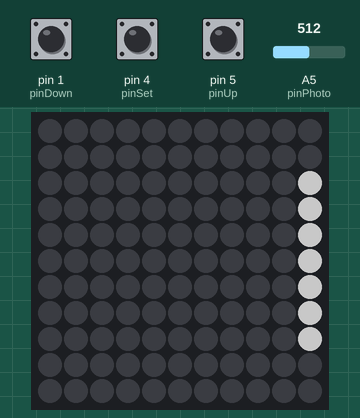
Recording of a sketch running on a simulated Arduino Uno, built with avr-gcc and run on an emulated ATmega328P. Parts: 11×11 RGB LED matrix (first LED top left, wired row by row). Inputs (shaded band) come from the test bench; at power-on: pin 1 (pinDown) HIGH, pin 4 (pinSet) HIGH, pin 5 (pinUp) HIGH, A5 (pinPhoto) = 512. Dim RGB values are drawn brighter than linear; the local clock reads 2024-03-15 10:24:30 at power-on unless the sketch sets it.

Above: at 0.2 s.
At 9.2 s:
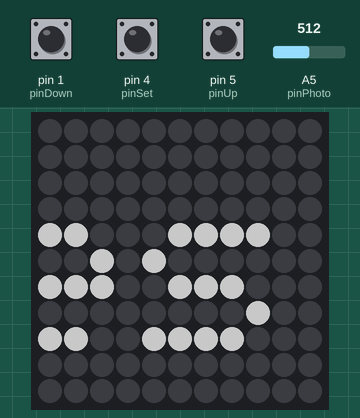
At 18.3 s:
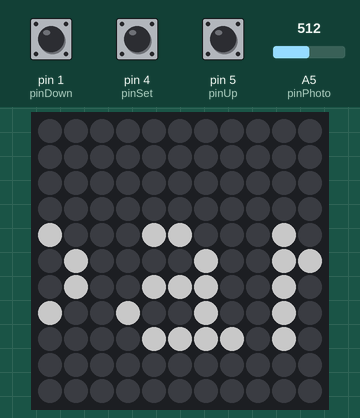
At 27.4 s:
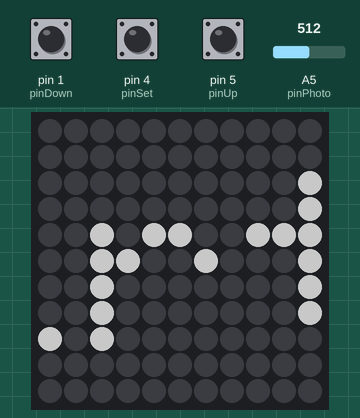
At 36.4 s:
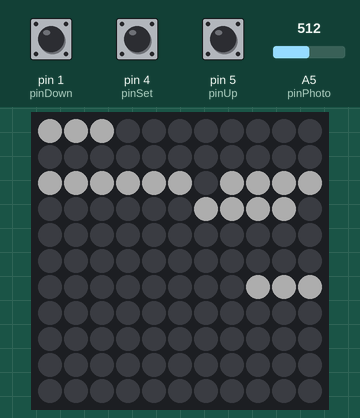
At 37.3 s:
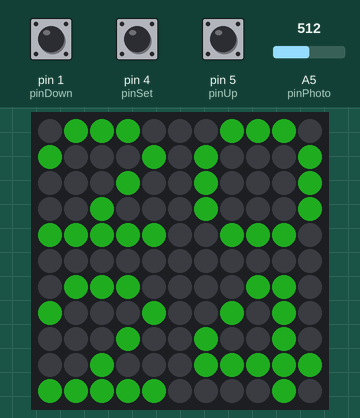

The sketch:

word-clock.ino
```cpp
#include <Adafruit_GFX.h>
#include <Adafruit_NeoMatrix.h>
#include <Adafruit_NeoPixel.h>
#include <Wire.h>
#include <OneButton.h>
#include <RTClib.h>

//############################################################################################################################################################

#define pinLed 0
#define pinUp 5
#define pinSet 4
#define pinDown 1
#define pinPhoto A5

uint16_t mask[11];

#define phraseITS        mask[0] |= 0xE000
#define phraseA          mask[0] |= 0x800
#define phraseFIVE       mask[2] |= 0x1E0
#define phraseTEN        mask[1] |= 0x7000
#define phraseQUARTER    mask[1] |= 0xFE0
#define phraseTWENTY     mask[2] |= 0xFC00
#define phraseHALF       mask[0] |= 0x3C0
#define phrasePAST       mask[3] |= 0x3C0
#define phraseTO         mask[3] |= 0x1800
#define hourONE          mask[9] |= 0xE000
#define hourTWO          mask[9] |= 0x1C00//mask[7]  |= 0xE0
#define hourTHREE        mask[9] |= 0x3E0
#define hourFOUR         mask[10]|= 0xF000
#define hourFIVE         mask[7] |= 0xF000
#define hourSIX          mask[7] |= 0xE0//mask[9]  |= 0x1C00
#define hourSEVEN        mask[4] |= 0x7C00
#define hourEIGHT        mask[8] |= 0x3E0
#define hourNINE         mask[7] |= 0xF00
#define hourTEN          mask[6] |= 0xE0
#define hourELEVEN       mask[8] |= 0xFC00
#define hourNOON         mask[4] |= 0x1E0
#define hourMIDNIGHT     mask[6] |= 0xFF00
#define phraseOCLOCK     mask[10]|= 0x7E0
#define phraseHB         mask[0] |= 0x200, mask[1] |= 0x200, mask[2] |= 0x200, mask[3] |= 0x200, mask[4] |= 0x200, mask[5] |= 0x7DC0, mask[7] |= 0x780
#define phraseTOPCROSS   mask[0] |= 0x1F00, mask[1] |= 0x400, mask[2] |= 0x400, mask[3] |= 0x8420, mask[4] |= 0x8420, mask[5] |= 0xFFE0
#define phraseBOTCROSS   mask[10]|= 0x1F00, mask[9] |= 0x400, mask[8] |= 0x400, mask[7] |= 0x8420, mask[6] |= 0x8420
RTC_DS3231 rtc;//on sda and slc

Adafruit_NeoMatrix matrix = Adafruit_NeoMatrix(11,11,pinLed,NEO_MATRIX_TOP + NEO_MATRIX_LEFT + NEO_MATRIX_COLUMNS + NEO_MATRIX_ZIGZAG,NEO_GRB + NEO_KHZ800);
const uint16_t color[] = {matrix.Color(255, 255, 255),matrix.Color(255, 0, 0),matrix.Color(0, 0, 255),matrix.Color(0, 255, 0),matrix.Color(128, 255, 128)};
int colorIndex=0;
int brightness=100;

OneButton buttonUp(pinUp, false); // define the 3 buttons
OneButton buttonSet(pinSet, false);
OneButton buttonDown(pinDown, false);


int mode=0;//{0 WORD ,1 YEAR,2 DATE,3 TIME,4 ANNIV,5 CROSS,10 SETYEAR,11 SETMONTH,12 SETDAY,13 SETHOUR,14 SETMINUTE} ;
int modeMax=3;//cross; set to 3 to hide cross and happy birthday
boolean settings = false;
//int previousMode=99;
DateTime now;
uint16_t newYear; uint8_t newMonth; uint8_t newDay; uint8_t newHour; uint8_t newMinute;


typedef uint8_t Character[5];
const Character charmap[]  = {
  { 0b01110,0b10001,0b10001,0b10001,0b01110},//0
  { 0b00100,0b01100,0b00100,0b00100,0b00100 },//1
  { 0b01110,0b10001,0b00010,0b00100,0b11111 },//2
  { 0b01110,0b00001,0b00110,0b00001,0b01110 },//3
  { 0b00110,0b01010,0b10010,0b11111,0b00010 },//4
  { 0b01111,0b01000,0b01110,0b00001,0b01110 },//5
  { 0b01110,0b10000,0b11110,0b10001,0b01110 },//6
  { 0b11110,0b00010,0b00100,0b01000,0b01000 },//7
  { 0b01110,0b10001,0b01110,0b10001,0b01110 },//8
  { 0b01111,0b01001,0b01111,0b00001,0b00001,}};//9

//############################################################################################################################################################

void setup() {
   setupMatrix();
   setupButtons();
   setupRTC();
//rtc.adjust(DateTime(F(__DATE__), F(__TIME__)));
   displayMsg(F("Pour Ines de la part de Martin..."));
//Serial.begin(9600);
//while(!Serial);

}

//############################################################################################################################################################

void loop() {
 now = rtc.now();
 buttonUp.tick();
 buttonSet.tick();
 buttonDown.tick();
if ((now.dayOfTheWeek()==5)&&(now.hour()==7)&&(now.minute()==0)&&(now.second()<10)){  mode=5; }//CROSS
if (now.month()==4 && now.day()==8&&(now.hour()==0)&&(now.minute()==0)){  mode=4;}//anniv 8 avril
 disp();
 delay(50);
}
```

buttons.ino
```cpp
//{0 WORD ,1 YEAR,2 DATE,3 TIME,4 ANNIV,5 CROSS,10 SETYEAR,11 SETMONTH,12 SETDAY,13 SETHOUR,14 SETMINUTE} ;

// CALLBACK FUNCTION FOR BUTTON Up
void clickUp() {
//Serial.println(F("clickUp"));
    if (settings){
          switchUp();
     //serialPrintNewDate();
    }else{
      if (mode <modeMax ){mode = mode+1;}else{ mode=0;}
     //rtc.adjust( now + TimeSpan(300));
     // Serial.println(mode);
    }
} // end clickUp

void longPressUp() {
//Serial.println(F("longPressUp"));
    if (settings){
          switchUp();
          delay(200);
          //serialPrintNewDate();
    }
} // end longPressUp

void switchUp(){
    switch (mode) {
        case 10: //SETYEAR no max
        newYear+=1;
          break;
        case 11: //SETMONTH max 12
         if (newMonth >=12){ newMonth=1;}else{newMonth+=1;}
          break;
        case 12: //SETDAY max 31
          if (newDay >=31){ newDay=1;}else{newDay+=1;}
          break;
        case 13: //SETHOUR max 23
          if (newHour >=23){ newHour=0;}else{newHour+=1;}
          break;
        case 14: //SETMINUTE 59
          if (newMinute>=59){ newMinute=0;}else{newMinute+=1;}
          break;
       }
}
// CALLBACK FUNCTION FOR BUTTON Down
void clickDown() {
//Serial.println(F("clickDown"));
   if (settings){
           switchDown();
           //serialPrintNewDate();
   }else{
          if (mode >modeMax) {mode=modeMax;}
          else{
          if (mode >0 ){ mode = mode-1;}else{mode=modeMax;}
          }

         //rtc.adjust( now + TimeSpan(3600));
         // Serial.println(mode);
   }
} //end clickDown
void longPressDown() {
//Serial.println(("longPressDown"));
   if (settings){
           switchDown();
           delay(200);
          // serialPrintNewDate();

   }
} //end longPressDown

void switchDown(){
   switch (mode) {
      case 10: //SETYEAR min 2015
      newYear-=1;
      if (newYear <=2015) {newYear-=1;}
        break;
      case 11: //SETMONTH min 1
       if (newMonth <=1) {newMonth=12;}else{newMonth-=1;}
        break;
      case 12: //SETDAY min 1
        if (newDay <=1) {newDay=31;}else{newDay-=1;}
        break;
      case 13: //SETHOUR min 0
        if (newHour <=0) {newHour=23;}else{newHour-=1;}
        break;
      case 14: //SETMINUTE min 0
        if (newMinute<=0) {newMinute=59;}else{newMinute-=1;}
        break;
     }
}

// CALLBACK FUNCTION FOR BUTTON Set
void clickSet() {
//Serial.println(F("clickSet"));
    if (settings){
              switch (mode) {
                case 10: //SETYEAR
                    mode = mode+1;
                  break;
                case 11: //SETMONTH
                   mode = mode+1;
                  break;
                case 12: //SETDAY
                   mode = mode+1;
                  break;
                case 13: //SETHOUR
                   mode = mode+1;
                  break;
                case 14: //SETMINUTE
                  //serialPrintNewDate();
                  rtc.adjust(DateTime(newYear, newMonth, newDay, newHour, newMinute, 0));
                  settings=false;
                  mode = 0;
                  colorIndex=0;
                  break; }
      } else{
        if (colorIndex<=3){
          colorIndex+=1;
        }else{
          colorIndex=0;
        }
      }
 }//end clickSet


void longPressStartSet() {

  if (!settings){
        Serial.println("enter setting mode");
        settings=true;
        mode=10;//setyear
        newYear=now.year();
        newMonth=now.month();
        newDay=now.day();
        newHour=now.hour();
        newMinute=now.minute();
        colorIndex=4;
  }
} //end longPressStartSet

/*
void serialPrintDate(){
    Serial.print("now: ");
    Serial.print(now.year(), DEC);    Serial.print('/');
    Serial.print(now.month(), DEC);    Serial.print('/');
    Serial.print(now.day(), DEC);    Serial.print(" (");
    Serial.print(now.hour(), DEC);    Serial.print(':');
    Serial.print(now.minute(), DEC);    Serial.print(':');
    Serial.println(now.second(), DEC);
}
void serialPrintNewDate(){
    Serial.print("new date: ");
    Serial.print(newYear, DEC);    Serial.print('/');
    Serial.print(newMonth, DEC);    Serial.print('/');
    Serial.print(newDay, DEC);    Serial.print(" (");
    Serial.print(newHour, DEC);    Serial.print(':');
    Serial.println(newMinute, DEC);
}
*/
```

display.ino
```cpp
//{0 WORD ,1 YEAR,2 DATE,3 TIME,4 ANNIV,5 CROSS,10 SETYEAR,11 SETMONTH,12 SETDAY,13 SETHOUR,14 SETMINUTE} ;
void disp(){
  brightness=map(round(analogRead(pinPhoto)/-10),-100,0,5,100);
  matrix.setBrightness(constrain(brightness,5,100));
 // Serial.println(brightness);
  switch (mode) {
        case 0: //WORD
         displayWords(now.hour(),now.minute());
          break;
        case 1: //YEAR
         displayFourDigits(round(now.year()/100),now.year()%100);
          break;
        case 2: //DATE
         displayFourDigits(now.day(),now.month());
          break;
        case 3: //TIME
         displayFourDigits(now.hour(),now.minute());
          break;
        case 4: //ANNIV
         phraseHB;
         applyMask();
          break;
        case 5: //CROSS
         phraseTOPCROSS; phraseBOTCROSS;
         applyMask();
          break;
        case 10: //SETYEAR no max
        displayFourDigits(round(newYear/100),newYear%100);
          break;
        case 11: //SETMONTH max 12
        displayTwoDigits(newMonth);
          break;
        case 12: //SETDAY max 31
        displayTwoDigits(newDay);
          break;
        case 13: //SETHOUR max 23
        displayTwoDigits(newHour);
          break;
        case 14: //SETMINUTE 59
         displayTwoDigits(newMinute);
          break;
       }
}


void displayFourDigits(int myTop, int myBot){
      int topRight=round(myTop/10);
      int botRight=round(myBot/10);
      int topLeft=myTop%10;
      int botLeft=myBot%10;
      matrix.fillScreen(0);
      displayNumber(0,0,charmap[topRight],color[colorIndex]);
      displayNumber(6,0,charmap[topLeft], color[colorIndex]);
      displayNumber(0,6,charmap[botRight],color[colorIndex]);
      displayNumber(6,6,charmap[botLeft], color[colorIndex]);
      matrix.show();
}
void displayTwoDigits(int myNumber){
      matrix.setTextColor(color[colorIndex]);
      int right=round(myNumber/10);
      int left=myNumber%10;
      matrix.fillScreen(0);
      matrix.setCursor(6, 2);
      matrix.print(left);
      matrix.setCursor(0, 2);
      matrix.print(right);
      matrix.show();
}
void displayMsg(String myMsg){
  matrix.setTextColor(color[colorIndex]);
  int len= myMsg.length()*-6-11;
  //Serial.println(myMsg);
  for (int i=11; i>len;i--){
  matrix.fillScreen(0);
  matrix.setCursor(i, 2);
  matrix.print(myMsg);
  matrix.show();
  delay(150);
  }
}

void displayNumber(uint8_t x, uint8_t y, const Character &c, uint16_t color) {
  for (int i = 0; i < 5; i++) for (int j = 0; j < 5; j++) {
    if (bitRead(c[i], j)) matrix.drawPixel(x+4-j, y+i, color);
  }
}
```

setup.ino
```cpp
  void setupButtons(){
  buttonUp.attachClick(clickUp);
  buttonSet.attachClick(clickSet);
  buttonUp.attachDuringLongPress(longPressUp);
  buttonDown.attachDuringLongPress(longPressDown);
  buttonSet.attachLongPressStart(longPressStartSet);
  buttonDown.attachClick(clickDown);
  }

  void setupRTC(){
  if (! rtc.begin()) {
      displayMsg("NO RTC...");
      while (1);
    }
   if (rtc.lostPower()) {
       rtc.adjust(DateTime(2017, 11, 8, 12, 12, 0));//(YEAR,MONTH,DAY,HOUR,MINUTE,SECONDE)
    }
}

void setupMatrix(){
    matrix.begin();
    matrix.fillScreen(0);
    matrix.show();
    matrix.setTextWrap(false);
    matrix.setBrightness(brightness);
    matrix.setTextColor(color[colorIndex]);
}
```

word.ino
```cpp
void displayWords(int myHour,int myMinute) {
   phraseITS;//Always on
//calculate minutes
    if(myMinute>=0  && myMinute<5 && myHour!=0 && myHour!=12) { phraseOCLOCK;}
    if(myMinute>=5  && myMinute<10){ phraseFIVE; phrasePAST;}
    if(myMinute>=10 && myMinute<15){ phraseTEN; phrasePAST;}
    if(myMinute>=15 && myMinute<20){ phraseA; phraseQUARTER; phrasePAST;}
    if(myMinute>=20 && myMinute<25){ phraseTWENTY; phrasePAST;}
    if(myMinute>=25 && myMinute<30){ phraseTWENTY; phraseFIVE; phrasePAST;}
    if(myMinute>=30 && myMinute<35){ phraseHALF; phrasePAST;}
    if(myMinute>=35 && myMinute<40){ phraseTWENTY; phraseFIVE; phraseTO;}
    if(myMinute>=40 && myMinute<45){ phraseTWENTY; phraseTO;}
    if(myMinute>=45 && myMinute<50){ phraseA; phraseQUARTER; phraseTO;}
    if(myMinute>=50 && myMinute<55){ phraseTEN; phraseTO;}
    if(myMinute>=55 && myMinute<60){ phraseFIVE;phraseTO;}

 // Calculate hour
    if(myHour==0)             { if(myMinute<35){hourMIDNIGHT;}   else { hourONE;}}
    if(myHour==1||myHour==13) { if(myMinute<35){hourONE;}   else { hourTWO;}}
    if(myHour==2||myHour==14) { if(myMinute<35){hourTWO;}   else { hourTHREE;}}
    if(myHour==3||myHour==15) { if(myMinute<35){hourTHREE;} else { hourFOUR;}}
    if(myHour==4||myHour==16) { if(myMinute<35){hourFOUR;}  else { hourFIVE;}}
    if(myHour==5||myHour==17) { if(myMinute<35){hourFIVE;}  else { hourSIX;}}
    if(myHour==6||myHour==18) { if(myMinute<35){hourSIX;}   else { hourSEVEN;}}
    if(myHour==7||myHour==19) { if(myMinute<35){hourSEVEN;} else { hourEIGHT;}}
    if(myHour==8||myHour==20) { if(myMinute<35){hourEIGHT;} else { hourNINE;}}
    if(myHour==9||myHour==21) { if(myMinute<35){hourNINE;}  else { hourTEN;}}
    if(myHour==10||myHour==22){ if(myMinute<35){hourTEN;}   else { hourELEVEN;}}
    if(myHour==11)            { if(myMinute<35){hourELEVEN;}else { hourNOON;}}
    if(myHour==12)            { if(myMinute<35){hourNOON;}  else { hourONE;}}
    if(myHour==23)            { if(myMinute<35){hourELEVEN;}else { hourMIDNIGHT;}}

  applyMask();
}

void applyMask() {
   matrix.fillScreen(0);
   for (byte row = 0; row < 11; row++)
   {
      for (byte col = 0; col < 11; col++)
      {
         if ( bitRead(mask[row], 15 - col)){
          matrix.drawPixel(col, row, color[colorIndex]);
         }
      }
   mask[row] = 0;// reset mask for next row
   }
   matrix.show(); // show it!
}
```

Measured:
- what the display in image 4 shows lasts 0.9 s, from 36.4 s to 37.3 s
